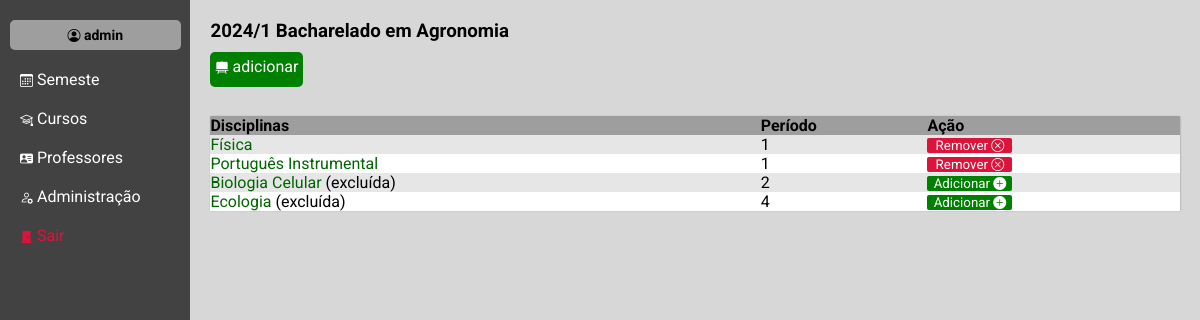
The app's page /dicliplinas/54/10 (signed in) with its own data.
### core/models.py (models this page shows, shortened)
class Semestre(models.Model):
    semestre = models.CharField( max_length=50)
    cursos = models.ManyToManyField(Curso, verbose_name="curso", blank=True)
    status = models.ForeignKey(Status, verbose_name='status', on_delete=models.SET_NULL, null=True, blank=True)
    date_create = models.DateTimeField(default=timezone.now)
    disciplinas = models.ManyToManyField(Disciplina, verbose_name='disciplina', blank=True)
    def __str__(self) -> str:
        return self.semestre

class Disciplina(models.Model):
    diciplina = models.CharField(max_length=50)
    curso = models.ForeignKey(Curso, verbose_name='curso', on_delete=models.CASCADE, null=True ,blank=True)
    periodo = models.IntegerField(blank=True, null=True)
    impar_par = models.CharField(max_length=6, blank=True)
    def __str__(self) -> str:
        return self.diciplina

class Curso(models.Model):
    curso = models.CharField(max_length=50)
    def __str__(self) -> str:
        return self.curso

### core/views.py (the view)
# urls.py: path('dicliplinas/<int:id>/<int:id2>', views.disciplinas_list, name='disciplinas'),
@login_required(login_url="/login")
def disciplinas_list(request, id, id2):
    print(id)
    semestre = Semestre.objects.get(pk=id)
    curso = Curso.objects.get(pk=id2)
    disciplinas = curso.disciplina_set.all()
    if request.method == 'POST':
        disciplinas_form = request.POST.getlist('select-addDisciplinas')
        print(f' disc {disciplinas_form}')
        for d in disciplinas_form:
            semestre.disciplinas.add(d)
    context = {
        'disciplinas_semestre': disciplinas.filter(semestre=semestre),
        'disciplinas_curso': Disciplina.objects.exclude(semestre=semestre).filter(curso=curso),
        'curso': curso,
        'semestre' : semestre,
        'grupo_admin': True if str(request.user.groups.all()[0]) == 'administradores' else False,
    }
    return render(request, 'disciplinas.html', context)

### core/templates/disciplinas.html
{% extends "base.html" %}
{% block conteudo %}
<h3>{{semestre}} {{disciplinas_semestre.filter.first.curso}}</h3>
{% block opcoes %}
{% for group in user.groups.all %}
            {% if group.name == 'administradores' %}
            <div class="conteiner-menu-button">
                <a href="#" class="button-padrao color-verde" onclick="mostrar_model_addSemestre('model-addDisciplinas')"><i class="bi bi-easel2-fill"></i> adicionar</a>
            </div>
            {% endif %}
        {% endfor %}
{% endblock opcoes %}
<br>
<table>
    <thead>
        <tr>
            <th>Disciplinas</th>
            <th>Período</th>
            <th>Ação</th>
        </tr>
    </thead>
    <tbody>
        {% for i in disciplinas_semestre %}
        <tr>
            <td>
                <a href="#">{{i}}</a>
            </td>
            <td>
                {{i.periodo}}
            </td>
            <td>
                    {% if grupo_admin %}
                    <button class="color-red btn-default-acao">
                    Remover <i class="bi bi-x-circle"></i></i>
                    </button>
                    {% else %}
                    <button class="color-verde btn-default-acao">
                    Candidatar <i class="bi bi-person-fill-add"></i>
                    </button>
                    {% endif %}
            </td>
        </tr>
        {% endfor %}
        {% for group in user.groups.all %}
            {% if group.name == 'administradores' %}
            {% for i in disciplinas_curso %}
            <tr>
                 <td>
                     <p> <a href="#">{{i}}</a> (excluída)</p>
                 </td>
                 <td>
                     {{i.periodo}}
                 </td>
                 <td>
                     <button class="color-verde btn-default-acao"> Adicionar <i class="bi bi-plus-circle-fill"></i></button>
                 </td>
            </tr>
            {% endfor %}
            {% endif %}
        {% endfor %}
    </tbody>
</table>
{% endblock conteudo %}

### core/templates/base.html (shortened to what this page needs)
{% load static %}<!DOCTYPE html>
<html lang="en">
<head>
   {% include "_head.html" %}
</head>
<body>
<nav>
    <div id="box-user">
        <h3><i class="bi bi-person-circle"></i> {{request.user}}</h3>
    </div>
    <ul>
        <li><a href="{% url "semestre" %}" {% if request.path_info == '/semestre/' %} class="teste" {% endif %}><i class="bi bi-calendar3"></i> Semeste </a></li>
        <li><a href="{% url "cursos" %}" {% if request.path_info == '/curso/' %} class="teste" {% endif %}><i class="bi bi-mortarboard"></i> Cursos</a></li>
        <li><a href="{% url "professores" %}" {% if request.path_info == '/professores/' %} class="teste" {% endif %}><i class="bi bi-person-vcard-fill"></i> Professores</a></li>
        {% for group in user.groups.all %}
            {% if group.name == 'administradores' %}
                <li><a href="/admin/"><i class="bi bi-person-gear"></i> Administração</a></li>
            {% endif %}
        {% endfor %}
        <li><a href="{% url "logout" %}" id="link-sair"><i class="bi bi-door-closed-fill"></i> Sair</a></li>
    </nav>
    <main>
        <div id="conteiner-conteudo">
            {% block conteudo %}{% endblock conteudo %}
        </div>
</main>
</body>
</html>

### core/static/style.css (style rules this page uses)
* { padding: 0; margin: 0; box-sizing: border-box; font-family: roboto, regular400; }
body { display: flex; flex-wrap: wrap; }
main { flex-grow: 20; flex-basis: 200px; flex-shrink: 1; background-color: #d8d7d7; min-height: 100vh; width: 100vw; }
.conteiner-menu-button { display: flex; margin: 10px 10px 10px 0px; }
.button-padrao { text-decoration: none; color: white; min-width: 80px; height: 35px; padding: 5px; border-radius: 5px; text-align: center; }
#conteiner-conteudo { padding: 20px; }
th { background-color: #9e9e9e; text-align: left; }
table tr:nth-child(odd) { background-color: #e6e6e6; }
table tr:nth-child(even) { background-color: #ffffff; }
.color-red { background-color: crimson; }
.color-verde { background-color: green; }
nav { background-color: #424242; flex-grow: 1; flex-basis: 150px; flex-shrink: 1; position: relative; }
#box-user { background-color: #9e9e9e; font-size: 12px; width: 90%; height: 30px; margin: auto; border-radius: 5px; text-align: center; display: flex; align-items: center; justify-content: center; margin-top: 20px; }
#link-sair { color: crimson; }
li { text-align: left; padding-left: 20px; font-size: 16px; margin-top: 20px; }
li a { text-decoration: none; color: white; }
i { font-size: 13px; }
.btn-default-acao { border: none; color: white; padding: 0px 5px 0px 5px; border-radius: 2px; cursor: pointer; min-width: 85px; }

### core/static/tabelas.css (style rules this page uses)
table { border-collapse: collapse; border-radius: 1px; overflow: hidden; width: 100%; box-shadow: 0.5px 0px 1.5px rgba(0, 0, 0, 0.226); }
table a { text-decoration: double; color: darkgreen; }

### records on screen
Semestre: semestre "2024/1"
Disciplina: filter.first.curso "Bacharelado em Agronomia", diciplina "Física", periodo "1"
Disciplina: diciplina "Português Instrumental", periodo "1"
Disciplina: diciplina "Biologia Celular", periodo "2"
Disciplina: diciplina "Ecologia", periodo "4"

### other values on screen
{{ request.user }} "admin"
